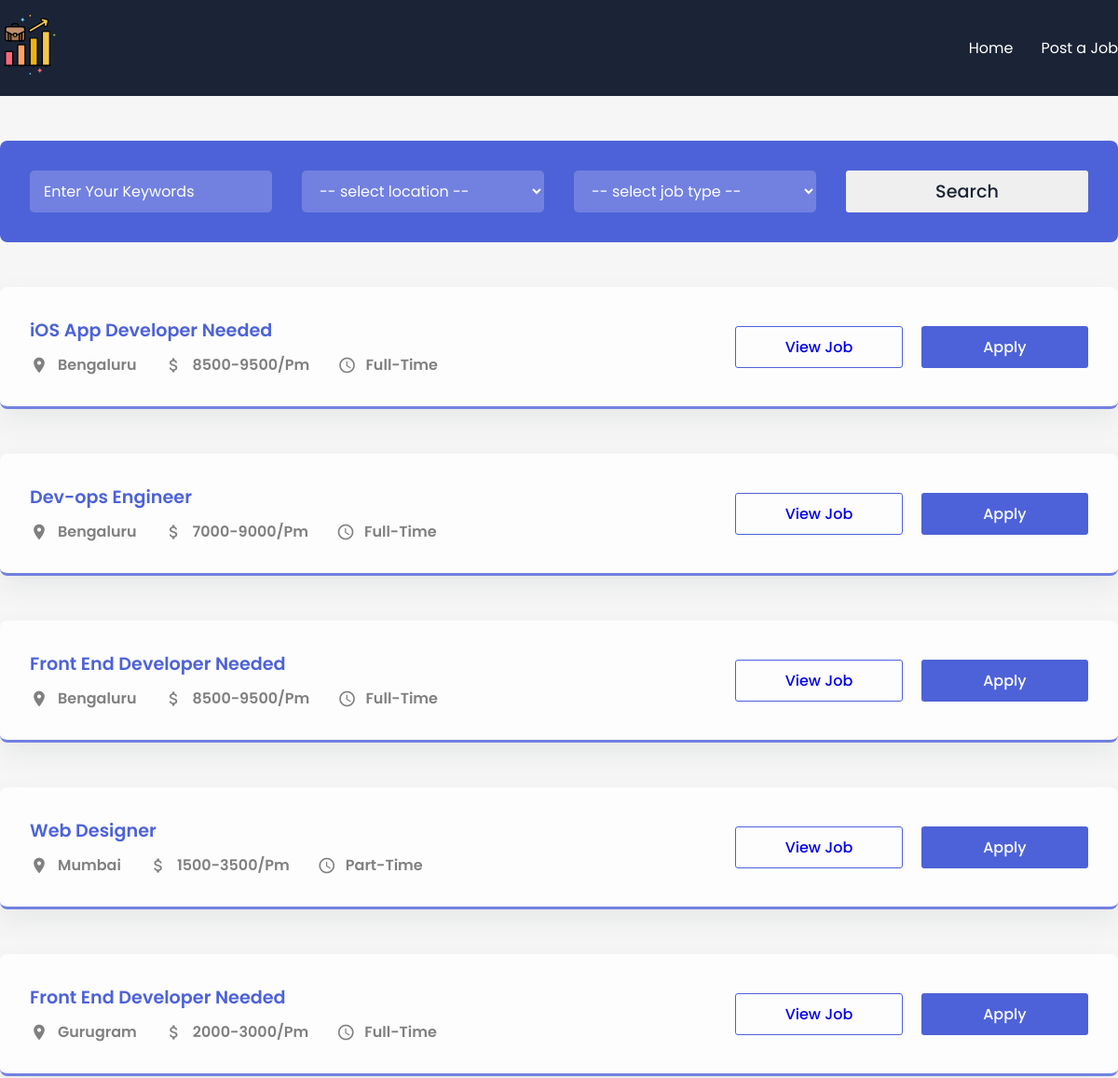
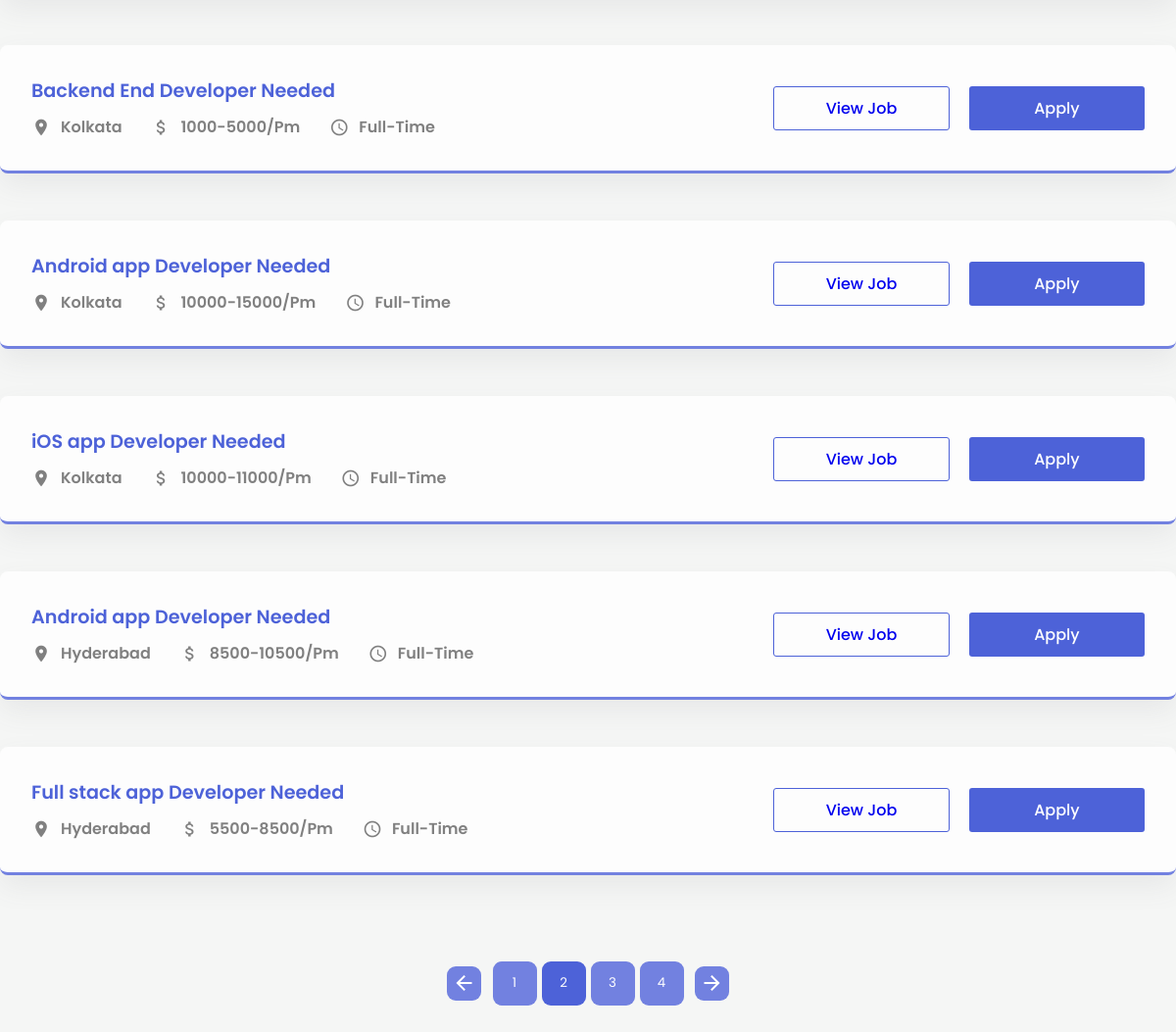
/?&&&page=2, run on the app's committed database (2 pictures, top to bottom).
### myapp/models.py (models this page shows, shortened)
class Job(models.Model):
    JOB_TYPE_CHOICES = [
        ('Full-Time', 'Full Time'),
        ('Part-Time', 'Part Time'),
    ]
    id = models.UUIDField(default=uuid.uuid4, unique=True,
                          primary_key=True, editable=False)
    title = models.CharField(max_length=200, null=False)
    min_salary = models.IntegerField()
    max_salary = models.IntegerField()
    location = models.CharField(max_length=200, null=False)
    desc = models.TextField(null=False)
    type = models.CharField(max_length=200, null=False, choices=JOB_TYPE_CHOICES)
    created = models.DateTimeField(auto_now_add=True)

### myapp/views.py (the view)
# urls.py: path('', views.index, name='index'),
def index(request):
    search_query = ''
    search_location = ''
    search_type = ''
    if request.GET.get('q'):
        search_query = request.GET.get('q')
    if request.GET.get('location'):
      search_location = request.GET.get('location')
    if request.GET.get('type'):
      search_type = request.GET.get('type')
    jobs = Job.objects.filter(title__icontains=search_query, location__icontains=search_location, type__icontains=search_type)
    page = request.GET.get('page',1)
    job_paginator = Paginator(jobs, JOBS_PER_PAGE)
    try:
      jobs = job_paginator.page(page)
    except PageNotAnInteger:
      jobs = job_paginator.page(JOBS_PER_PAGE)
    except EmptyPage:
      jobs = job_paginator.page(job_paginator.num_pages)
    index = job_paginator.page_range.index(jobs.number)
    max_index = len(job_paginator.page_range)
    start_index = index - 3 if index >= 3 else 0
    end_index = index + 3 if index <= max_index - 3 else max_index
    page_range = job_paginator.page_range[start_index:end_index]
    type_values = Job.objects.order_by().values('type').distinct()
    location_values = Job.objects.order_by().values('location').distinct()
    context = {'jobs':jobs, 'query':search_query, 'query_location':search_location,
                'query_type':search_type,'type_values':type_values, 'location_values':location_values,
                'page_range': page_range}
    return render(request, 'index.html', context)

### myapp/templates/index.html (shortened to what this page needs)
{% extends 'main.html' %}
{% block content %}
<section>
 <div class="container">
  <form class="search-bar" action="/", method="get">
    <input type="text" placeholder="Enter Your Keywords" name="q" value="{{query}}"/>
   <select name="location" id="">
    <option hidden disabled selected value> -- select location -- </option>
   </select>
   <select name="type" id="">
    <option hidden disabled selected value> -- select job type -- </option>
   </select>
   <button class="search">Search</button>
  </form>
 </div>
</section>
    <section>
      <div class="container">
          {% for job in jobs %}
        <div class="post">
          <div class="job-info">
            <h1 class="job-title">{{job.title}}</h1>
            <div class="job-des">
              <div class="location item">
                <span class="material-icons"> place </span>
                <p>{{job.location}}</p>
              </div>
              <div class="budget item">
                <span class="material-icons"> attach_money </span>
                <p>{{job.min_salary}}-{{job.max_salary}}/Pm</p>
              </div>
              <div class="time item">
                <span class="material-icons"> schedule </span>
                <p>{{job.type}}</p>
              </div>
            </div>
          </div>
          <div class="buttons">
            <button class="apply view">
              <a href="{% url 'view_job' job.id %}">View Job</a>
              </button>
              <button class="apply" onclick="myFunction()">Apply</button>
          </div>
        </div>
        {% endfor %}
</div>
    </section>
    <center>
 <div class="pagination">
  {% if jobs.has_previous %}
 <a id="pg-button-prev" type="button" class="pagination__button"
        href="?{% if query %}q={{query}}{% endif %}&{% if query_location %}location={{query_location}}{% endif %}&{% if query_type %}type={{query_type}}{% endif %}&page={{ jobs.previous_page_number }}">
 <span class="material-icons"> arrow_back </span>
 </a>
{% endif %}
   <div class="pagination__list">
 {% for i in page_range %}
  {% if jobs.number == i %}
    <a href="#" class="pagination__item pagination__item--1">
     <button id="pg-button-1" type="button" data-level="target">{{ i }} </button>
    </a>
  {% else %}
   <a href="?{% if query %}q={{query}}{% endif %}&{% if query_location %}location={{query_location}}{% endif %}&{% if query_type %}type={{query_type}}{% endif %}&page={{ i }}" class="pagination__item pagination__item--1">
    <button id="pg-button-1" type="button">{{ i }}</button>
   </a>
  {% endif %}
 {% endfor %}
</div>
    {% if jobs.has_next %}
 <a id="pg-button-next" href="?&&&page={{ jobs.next_page_number }}" type="button" class="pagination__button">
  <span class="material-icons"> arrow_forward </span>
 </a>
{% endif %}
   </div>
</center>
    {% endblock %}

### myapp/static/style.css (style rules this page uses)
* { margin: 0; padding: 0; box-sizing: border-box; font-family: "Poppins", sans-serif; }
:root { --blue: #4d62d8; --lblue: #7281e0; --card: #fdfdfd; --shadow: #64646f17 0px 12px 29px 0px; --nav: #1b2436; }
body { background: #f5f6f5; }
button { border: none; outline: none; cursor: pointer; border-radius: 3px; }
a { text-decoration: none; }
.container { max-width: 1200px; margin: auto; }
.search-bar { display: grid; grid-template-columns: repeat(4, 1fr); gap: 2em; background-color: var(--blue); padding: 2em; border-radius: 8px; margin-top: 3em; }
.search-bar input, select { border: none; outline: none; height: 45px; padding: 0 15px; background: var(--lblue); border-radius: 5px; color: white; font-size: 1rem; font-weight: 400; width: 100%; }
input::placeholder { color: white; font-size: 1rem; font-weight: 400; }
.search { color: var(--nav); font-size: 1.2rem; font-weight: 500; }
.post { background: var(--card); border-radius: 8px; padding: 2em; box-shadow: var(--shadow); margin-top: 3em; display: grid; align-items: center; grid-template-columns: 8fr 4fr; border-bottom: 3px solid var(--lblue); }
.buttons { display: grid; grid-template-columns: repeat(2, 1fr); gap: 20px; }
.post:last-child { margin-bottom: 5em; }
.item { display: flex; align-items: center; margin-left: 30px; }
.item:first-child { margin-left: 0; }
.job-des { display: flex; align-items: center; }
.item span { margin-right: 10px; font-size: 20px !important; color: gray; }
.item p { font-size: 1rem; font-weight: 600; color: gray; }
.apply { background: var(--blue); height: 45px; padding: 0 40px; color: white; font-size: 1rem; font-weight: 500; }
.view { border: 1px solid var(--blue); background: transparent; color: var(--blue); }
.job-title { font-size: 1.2rem; font-weight: 600; margin-bottom: 10px; color: var(--blue); }
.pagination { max-width: 500px; height: 60px; border-radius: 9px; overflow: hidden; margin-bottom: 3em; }
.pagination, .pagination__list { display: flex; flex-direction: row; flex-wrap: wrap; align-items: center; justify-content: center; align-content: center; }
.pagination__list { list-style-type: none; padding: 0; margin: 0; width: 350; height: 50px; border-radius: 9px; margin: 0 9px; overflow: hidden; }
.pagination__item { width: 50px; height: 50px; display: flex; flex-direction: row; flex-wrap: wrap; align-items: center; justify-content: center; align-content: center; font-size: 1.1rem; }
.pagination__item > button, .pagination__button { border: none; outline: none; stroke: none; box-shadow: none; cursor: pointer; border-radius: 9px; background: var(--lblue); }
.pagination__item > button { width: 45px; height: 45px; color: white; }
.pagination__button { width: 35px; height: 35px; display: flex; align-items: center; justify-content: center; color: white; }
.pagination__item > button[data-level="target"] { background: var(--blue); color: white !important; }
button { cursor: pointer; }

### myapp/static/auth.css (style rules this page uses)
:root { --blue: #4d62d8; --lblue: #7281e0; --card: #fdfdfd; --shadow: #64646f17 0px 12px 29px 0px; --nav: #1b2436; }
input, textarea { border: none; outline: none; height: 45px; border-radius: 3px; width: 100%; background: #7281e02a; padding: 0 20px; }

### data on the page
Job: title "iOS App Developer Needed", location "Bengaluru", min_salary "8500", max_salary "9500", type "Full-Time"
Job: title "Dev-ops Engineer", location "Bengaluru", min_salary "7000", max_salary "9000", type "Full-Time"
Job: title "Front End Developer Needed", location "Bengaluru", min_salary "8500", max_salary "9500", type "Full-Time"
Job: title "Web Designer", location "Mumbai", min_salary "1500", max_salary "3500", type "Part-Time"
Job: title "Front End Developer Needed", location "Gurugram", min_salary "2000", max_salary "3000", type "Full-Time"
Job: title "Backend End Developer Needed", location "Kolkata", min_salary "1000", max_salary "5000", type "Full-Time"
Job: title "Android app Developer Needed", location "Kolkata", min_salary "10000", max_salary "15000", type "Full-Time"
Job: title "iOS app Developer Needed", location "Kolkata", min_salary "10000", max_salary "11000", type "Full-Time"
Job: title "Android app Developer Needed", location "Hyderabad", min_salary "8500", max_salary "10500", type "Full-Time"
Job: title "Full stack app Developer Needed", location "Hyderabad", min_salary "5500", max_salary "8500", type "Full-Time"

### other printed values
{{ i }} "1" "3" "4"
{{ i }} "2"
